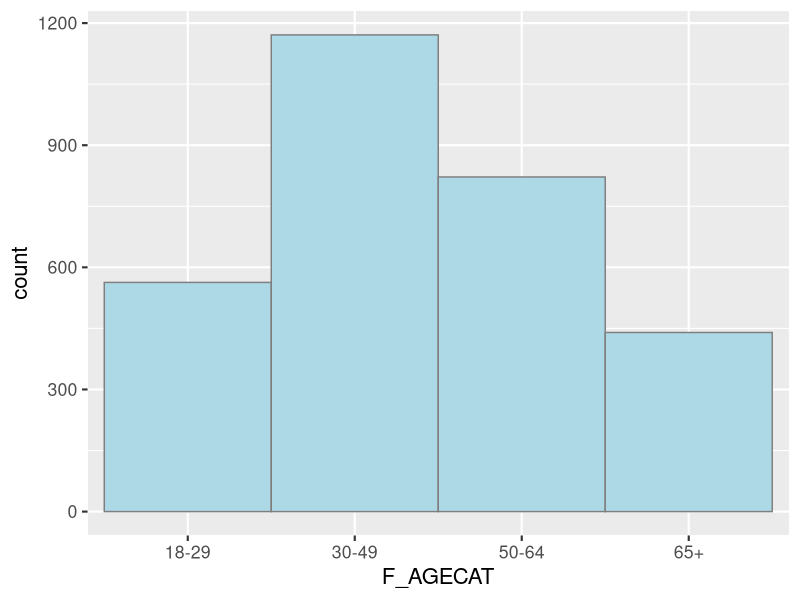
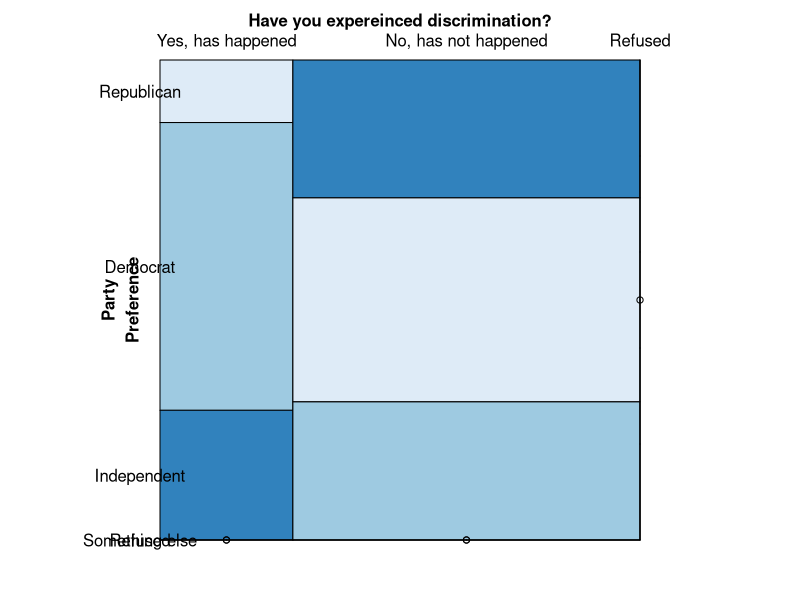
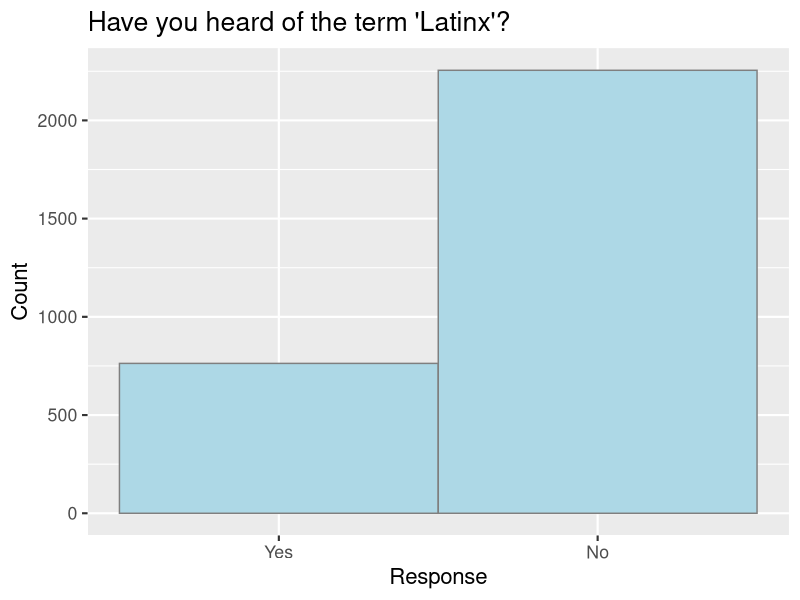
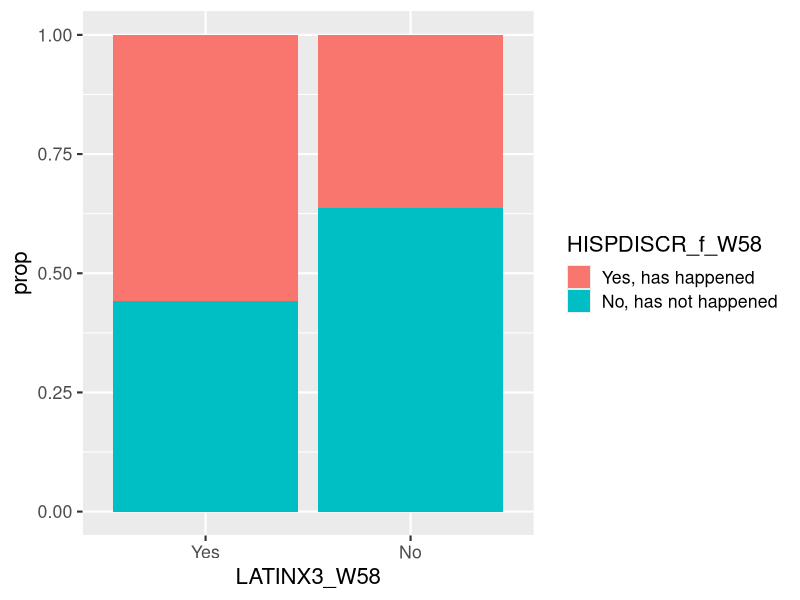
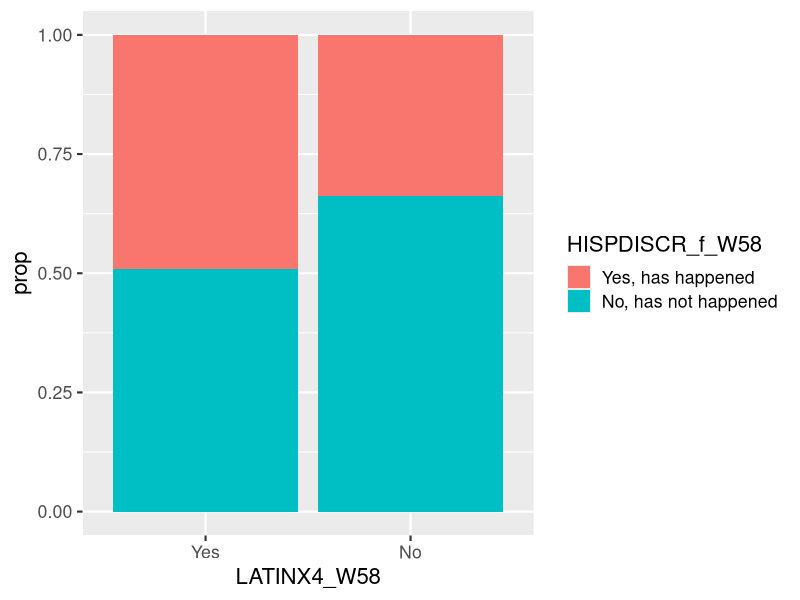
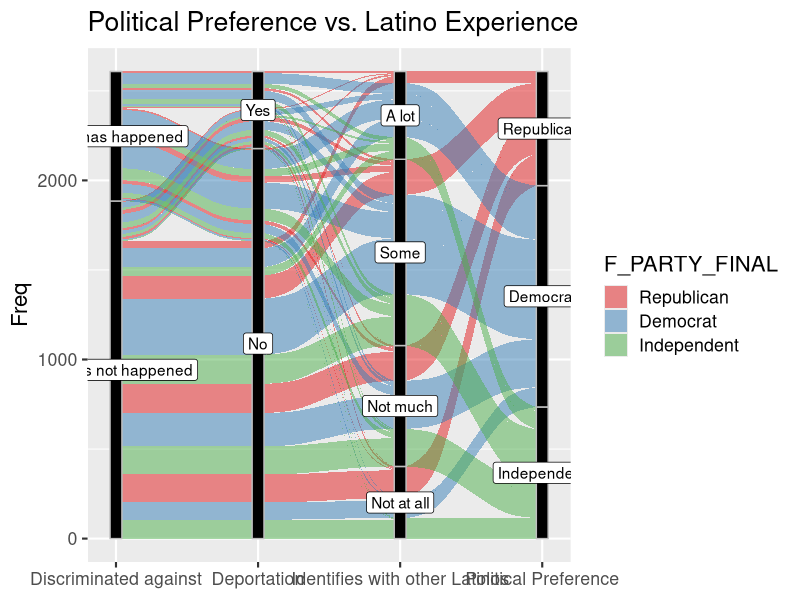
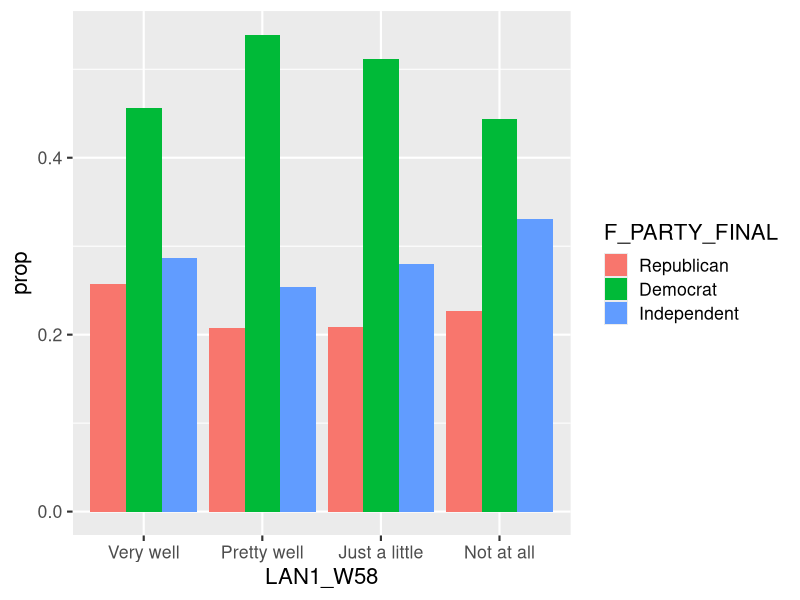
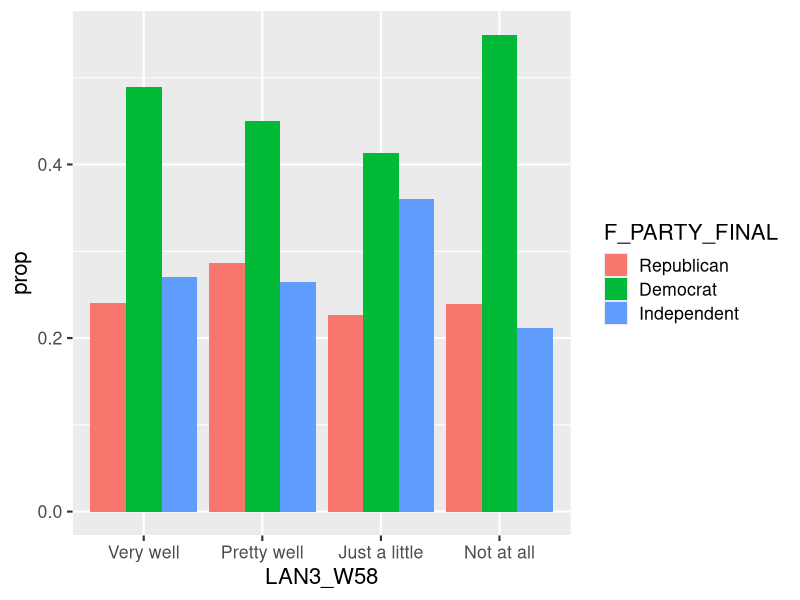

Source code (R) for these figures, in order:
## ---- chunk 1
#Setup
library(tidyverse)
library(patchwork)
library(vcd)
library(ggalluvial)
## ---- chunk 2
#Inital Data exploration
#3030 observations of 110 variables 
library(haven)
dataset = read_sav("ATP W58.sav")

dataset2 <-  dataset[ , c(1,8,10,11,12,13,14,15,16,17,18,19,21,22,23,32,39,40,41,42,43,44,49,50,51,52,63,64,65,66,67,69,70,71,72,73,74,75,78,79,80,81,82,83,84,85,86,87,88,89,92,93,94,95,96,97,98,99,100,101,102,103,104,105,106,107,110)] 

ds= as_factor(dataset2)
#Age distribution

ds %>%
  filter(F_AGECAT != 'Refused')%>%
  ggplot(aes(F_AGECAT)) + 
  geom_bar(color = "grey50", fill = "lightblue", width = 1) + theme_grey(16)

## ---- chunk 3
#Initial Data exploration for Question 2: Does experiencing discrimination based on ethnic identity lead to more liberal political views? For example, do people who have experienced discrimination more easily embrace gender-neutral ways of expressing the Latin experience?

## ---- chunk 4
#Graph of discrimination versus party preference 
table_ds1 <- ds %>%
  group_by(HISPDISCR_f_W58, F_PARTY_FINAL) %>%
  filter(HISPDISCR_f_W58 != 'Refused',F_PARTY_FINAL != 'Refused', F_PARTY_FINAL != 'Something else') %>%
  ungroup()
  
mosaic(F_PARTY_FINAL ~ HISPDISCR_f_W58,
       data = table_ds1,
       direction = c("v", "h"),
       highlighting_fill = RColorBrewer::brewer.pal(3, "Blues"),
       spacing = spacing_equal(sp = unit(0, "lines")),
       labeling = labeling_border(rot_labels = c(0, 0, 0, 0),
                                  set_varnames = c(HISPDISCR_f_W58 = "Have you expereinced discrimination?", F_PARTY_FINAL = "Party\nPreference"))) +
  theme_grey(16)

## ---- chunk 5
#Graph of people who have heard term Latinx

ds %>%
  filter(LATINX1_W58 != 'Refused') %>%
  ggplot(aes(LATINX1_W58)) + 
  geom_bar(color = "grey50", fill = "lightblue", width = 1) + 
  ylab("Count") + 
  xlab("Response") +
  ggtitle("Have you heard of the term 'Latinx'?") +
  theme_grey(16)

## ---- chunk 6
#Of those who have heard of the term Latinx:

#discriminated against vs. Latinx usage
table_ds4 <- ds %>%
  filter(LATINX1_W58 == 'Yes', HISPDISCR_f_W58 != 'Refused', LATINX3_W58 != 'Refused') %>%
  group_by(LATINX3_W58, HISPDISCR_f_W58)%>%
  summarize(n = n()) %>%
  mutate(prop = n/sum(n))
  
ggplot(table_ds4, aes(x=LATINX3_W58, y= prop, fill = HISPDISCR_f_W58)) +geom_col() +
  theme_grey(16)
  

#discriminated against vs belief that Latinx should be used to describe the latino population

table_ds5 <- ds %>%
  filter(LATINX1_W58 == 'Yes', HISPDISCR_f_W58 != 'Refused', LATINX4_W58 != 'Refused') %>%
  group_by(LATINX4_W58, HISPDISCR_f_W58)%>%
  summarize(n = n()) %>%
  mutate(prop = n/sum(n))

ggplot(table_ds5, aes(x=LATINX4_W58, y= prop, fill = HISPDISCR_f_W58)) +geom_col() +
  theme_grey(16)

## ---- chunk 7
ds1 = select(ds, c('HISPDISCR_f_W58', 'KNOWDPORT_W58', 'RACESURV26_W58', 'F_PARTY_FINAL')) 

table_ds2 <- ds1 %>%
  filter(HISPDISCR_f_W58 != 'Refused', KNOWDPORT_W58 != 'Refused', RACESURV26_W58 != 'Refused',F_PARTY_FINAL != 'Refused', F_PARTY_FINAL != 'Something else') %>%
  group_by(HISPDISCR_f_W58, KNOWDPORT_W58, RACESURV26_W58, F_PARTY_FINAL) %>%
  summarize(Freq = n())

ggplot(table_ds2,
       aes(y = Freq, axis1 = HISPDISCR_f_W58, axis2 = KNOWDPORT_W58, axis3 = RACESURV26_W58, axis4 = F_PARTY_FINAL)) +
  geom_alluvium(aes(fill = F_PARTY_FINAL), width = 1/12) +
  geom_stratum(width = 1/12, fill = "black", color = "grey") +
  geom_label(stat = "stratum", aes(label = after_stat(stratum))) +
  scale_x_discrete(limits = c("Discriminated against", "Deportation", "Identifies with other Latinos", "Political Preference"), expand = c(.05, .05)) +
  scale_fill_brewer(type = "qual", palette = "Set1") +
  ggtitle("Political Preference vs. Latino Experience") +
  theme_grey(16)
## ---- chunk 8
#Question 3

table_ds6 <- ds %>%
  filter(LAN1_W58 != 'Refused', F_PARTY_FINAL != 'Refused', F_PARTY_FINAL != 'Something else') %>%
  group_by(LAN1_W58, F_PARTY_FINAL)%>%
  summarize(n = n()) %>%
  mutate(prop = n/sum(n))

ggplot(table_ds6, aes(x=LAN1_W58, y= prop, fill = F_PARTY_FINAL)) +geom_col(position ='dodge') +
  theme_grey(16)

table_ds7 <- ds %>%
  filter(LAN3_W58 != 'Refused', F_PARTY_FINAL != 'Refused', F_PARTY_FINAL != 'Something else') %>%
  group_by(LAN3_W58, F_PARTY_FINAL)%>%
  summarize(n = n()) %>%
  mutate(prop = n/sum(n))

ggplot(table_ds7, aes(x=LAN3_W58, y= prop, fill = F_PARTY_FINAL)) +geom_col(position ='dodge') +
  theme_grey(16)
